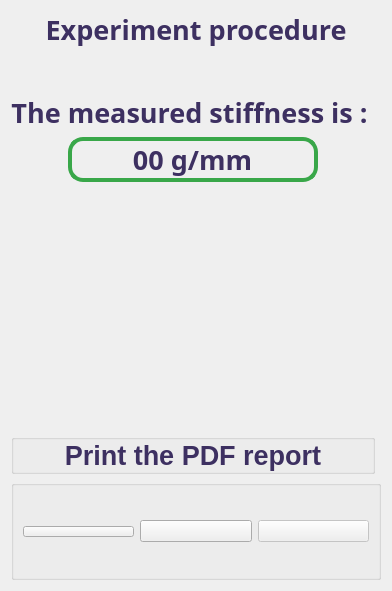
                 <widget class="QWidget" name="page_7">
                  <property name="sizePolicy">
                   <sizepolicy hsizetype="Expanding" vsizetype="Expanding">
                    <horstretch>0</horstretch>
                    <verstretch>0</verstretch>
                   </sizepolicy>
                  </property>
                  <layout class="QGridLayout" name="gridLayout_24">
                   <item row="7" column="0" colspan="4">
                    <widget class="QGroupBox" name="groupBox_20">
                     <property name="minimumSize">
                      <size>
                       <width>0</width>
                       <height>100</height>
                      </size>
                     </property>
                     <property name="maximumSize">
                      <size>
                       <width>16777215</width>
                       <height>16777215</height>
                      </size>
                     </property>
                     <property name="title">
                      <string/>
                     </property>
                     <layout class="QHBoxLayout" name="horizontalLayout_9">
                      <item>
                       <widget class="QPushButton" name="pushButton_ricomincia_7">
                        <property name="enabled">
                         <bool>true</bool>
                        </property>
                        <property name="font">
                         <font>
                          <family>Bradley Hand ITC</family>
                          <pointsize>-1</pointsize>
                          <weight>99</weight>
                          <bold>true</bold>
                         </font>
                        </property>
                        <property name="text">
                         <string/>
                        </property>
                        <property name="icon">
                         <iconset resource="didacticoop.qrc">
                          <normaloff>:/icons/ricomincia.png</normaloff>:/icons/ricomincia.png</iconset>
                        </property>
                        <property name="iconSize">
                         <size>
                          <width>80</width>
                          <height>80</height>
                         </size>
                        </property>
                       </widget>
                      </item>
                      <item>
                       <widget class="QPushButton" name="pushButton_back_7">
                        <property name="enabled">
                         <bool>true</bool>
                        </property>
                        <property name="text">
                         <string/>
                        </property>
                        <property name="icon">
                         <iconset resource="didacticoop.qrc">
                          <normaloff>:/icons/back.png</normaloff>:/icons/back.png</iconset>
                        </property>
                        <property name="iconSize">
                         <size>
                          <width>80</width>
                          <height>80</height>
                         </size>
                        </property>
                       </widget>
                      </item>
                      <item>
                       <widget class="QPushButton" name="pushButton_forward_7">
                        <property name="enabled">
                         <bool>false</bool>
                        </property>
                        <property name="text">
                         <string/>
                        </property>
                        <property name="icon">
                         <iconset resource="didacticoop.qrc">
                          <normaloff>:/icons/forward.png</normaloff>:/icons/forward.png</iconset>
                        </property>
                        <property name="iconSize">
                         <size>
                          <width>80</width>
                          <height>80</height>
                         </size>
                        </property>
                       </widget>
                      </item>
                     </layout>
                    </widget>
                   </item>
                   <item row="6" column="0" colspan="3">
                    <widget class="QGroupBox" name="groupBox_23">
                     <property name="sizePolicy">
                      <sizepolicy hsizetype="Expanding" vsizetype="Fixed">
                       <horstretch>0</horstretch>
                       <verstretch>0</verstretch>
                      </sizepolicy>
                     </property>
                     <property name="minimumSize">
                      <size>
                       <width>350</width>
                       <height>35</height>
                      </size>
                     </property>
                     <property name="title">
                      <string/>
                     </property>
                     <layout class="QGridLayout" name="gridLayout_7">
                      <property name="leftMargin">
                       <number>0</number>
                      </property>
                      <property name="topMargin">
                       <number>0</number>
                      </property>
                      <property name="rightMargin">
                       <number>0</number>
                      </property>
                      <property name="bottomMargin">
                       <number>0</number>
                      </property>
                      <property name="spacing">
                       <number>0</number>
                      </property>
                      <item row="0" column="1">
                       <widget class="QPushButton" name="pushButton_endPDF">
                        <property name="sizePolicy">
                         <sizepolicy hsizetype="Fixed" vsizetype="Fixed">
                          <horstretch>0</horstretch>
                          <verstretch>0</verstretch>
                         </sizepolicy>
                        </property>
                        <property name="minimumSize">
                         <size>
                          <width>20</width>
                          <height>20</height>
                         </size>
                        </property>
                        <property name="maximumSize">
                         <size>
                          <width>350</width>
                          <height>35</height>
                         </size>
                        </property>
                        <property name="styleSheet">
                         <string notr="true">

 QPushButton {
     border: 0px solid #8f8f91;
     border-radius: 10px;
     /* border-image: url(:/icons/pulsanteStandard.png);*/
	 color: rgb(61, 48, 97);
     background-color: transparent;
     background-color: qlineargradient(x1: 0, y1: 0, x2: 0, y2: 1,
                                       stop: 0 #f6f7fa, stop: 1 #dadbde);
     min-width: 20px;
     min-height: 20px;
     font-size: 20pt;
     font-family: &quot;Bradley Hand ITC&quot;;
     font-weight: 900;

 }



 QPushButton:pressed {
/*     background-color: qlineargradient(x1: 0, y1: 0, x2: 0, y2: 1,
                                       stop: 0 #dadbde, stop: 1 #f6f7fa);*/
 }

 QPushButton:hover {
     background-color: qlineargradient(x1: 0, y1: 0, x2: 0, y2: 1,
                                       stop: 0 #907DBF, stop: 1 #D3EEFF);
 }



 QPushButton:flat {
     border: none; /* no border for a flat push button */
 }

 QPushButton:default {
     border-color: navy; /* make the default button prominent */
 }
</string>
                        </property>
                        <property name="text">
                         <string>Print the PDF report</string>
                        </property>
                       </widget>
                      </item>
                      <item row="0" column="0">
                       <spacer name="horizontalSpacer_30">
                        <property name="orientation">
                         <enum>Qt::Horizontal</enum>
                        </property>
                        <property name="sizeType">
                         <enum>QSizePolicy::Minimum</enum>
                        </property>
                        <property name="sizeHint" stdset="0">
                         <size>
                          <width>40</width>
                          <height>20</height>
                         </size>
                        </property>
                       </spacer>
                      </item>
                      <item row="0" column="2">
                       <spacer name="horizontalSpacer_31">
                        <property name="orientation">
                         <enum>Qt::Horizontal</enum>
                        </property>
                        <property name="sizeType">
                         <enum>QSizePolicy::Minimum</enum>
                        </property>
                        <property name="sizeHint" stdset="0">
                         <size>
                          <width>40</width>
                          <height>20</height>
                         </size>
                        </property>
                       </spacer>
                      </item>
                     </layout>
                    </widget>
                   </item>
                   <item row="4" column="1">
                    <widget class="QLabel" name="label_gif_success">
                     <property name="minimumSize">
                      <size>
                       <width>200</width>
                       <height>200</height>
                      </size>
                     </property>
                     <property name="maximumSize">
                      <size>
                       <width>200</width>
                       <height>200</height>
                      </size>
                     </property>
                     <property name="text">
                      <string/>
                     </property>
                    </widget>
                   </item>
                   <item row="5" column="1">
                    <spacer name="verticalSpacer_11">
                     <property name="orientation">
                      <enum>Qt::Vertical</enum>
                     </property>
                     <property name="sizeHint" stdset="0">
                      <size>
                       <width>20</width>
                       <height>40</height>
                      </size>
                     </property>
                    </spacer>
                   </item>
                   <item row="4" column="2">
                    <spacer name="horizontalSpacer_17">
                     <property name="orientation">
                      <enum>Qt::Horizontal</enum>
                     </property>
                     <property name="sizeHint" stdset="0">
                      <size>
                       <width>40</width>
                       <height>20</height>
                      </size>
                     </property>
                    </spacer>
                   </item>
                   <item row="1" column="1">
                    <spacer name="verticalSpacer_23">
                     <property name="orientation">
                      <enum>Qt::Vertical</enum>
                     </property>
                     <property name="sizeHint" stdset="0">
                      <size>
                       <width>20</width>
                       <height>40</height>
                      </size>
                     </property>
                    </spacer>
                   </item>
                   <item row="4" column="0">
                    <spacer name="horizontalSpacer_16">
                     <property name="orientation">
                      <enum>Qt::Horizontal</enum>
                     </property>
                     <property name="sizeHint" stdset="0">
                      <size>
                       <width>40</width>
                       <height>20</height>
                      </size>
                     </property>
                    </spacer>
                   </item>
                   <item row="0" column="0" colspan="4">
                    <widget class="QLabel" name="label_29">
                     <property name="font">
                      <font>
                       <family>Bradley Hand ITC</family>
                       <pointsize>20</pointsize>
                       <weight>75</weight>
                       <bold>true</bold>
                      </font>
                     </property>
                     <property name="styleSheet">
                      <string notr="true">color: rgb(61, 48, 97);</string>
                     </property>
                     <property name="text">
                      <string>Experiment procedure</string>
                     </property>
                     <property name="alignment">
                      <set>Qt::AlignCenter</set>
                     </property>
                    </widget>
                   </item>
                   <item row="2" column="0" colspan="3">
                    <widget class="QLabel" name="label">
                     <property name="font">
                      <font>
                       <family>Bradley Hand ITC</family>
                       <pointsize>20</pointsize>
                       <weight>75</weight>
                       <bold>true</bold>
                      </font>
                     </property>
                     <property name="styleSheet">
                      <string notr="true">color: rgb(61, 48, 97);</string>
                     </property>
                     <property name="text">
                      <string>The measured stiffness is : </string>
                     </property>
                     <property name="alignment">
                      <set>Qt::AlignCenter</set>
                     </property>
                    </widget>
                   </item>
                   <item row="3" column="1">
                    <widget class="QLabel" name="label_measured_stiffness">
                     <property name="minimumSize">
                      <size>
                       <width>250</width>
                       <height>0</height>
                      </size>
                     </property>
                     <property name="font">
                      <font>
                       <family>Bradley Hand ITC</family>
                       <pointsize>20</pointsize>
                       <weight>75</weight>
                       <bold>true</bold>
                      </font>
                     </property>
                     <property name="styleSheet">
                      <string notr="true">

QLabel {
    padding-right: 1px; /* make room for the arrows */
    /*border-image: url(:/images/frame.png) 4;*/
    border: 1px solid rgb(57, 167, 73);
    border-radius: 15px;
    border-width: 4;
color: rgb(61, 48, 97);
    font: bold 20pt &quot;Bradley Hand ITC&quot;;

}
</string>
                     </property>
                     <property name="text">
                      <string>00 g/mm</string>
                     </property>
                     <property name="alignment">
                      <set>Qt::AlignCenter</set>
                     </property>
                    </widget>
                   </item>
                  </layout>
                 </widget>
